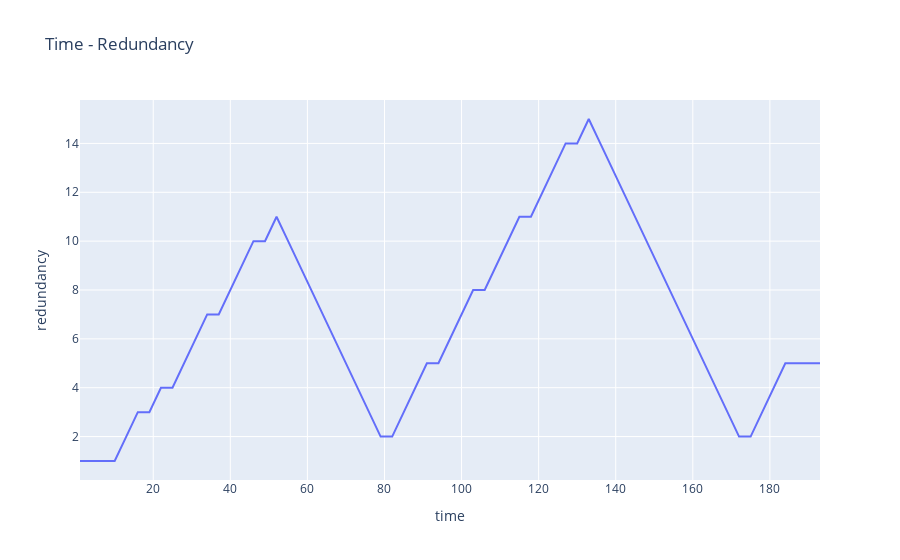

The code cell stored with this chart in its notebook:
### Code cell
fig = px.line(df.query("type=='send'"), x="time", y="redundancy", title='Time - Redundancy')
fig.show()

### Figure 1 — Plotly figure (JSON) as saved in the notebook; plotly's stock layout.template omitted (floating-point values rounded to 4 significant figures)
{"data": [{"hovertemplate": "time=%{x}<br>redundancy=%{y}<extra></extra>", "legendgroup": "", "line": {"color": "#636efa", "dash": "solid"}, "marker": {"symbol": "circle"}, "mode": "lines", "name": "", "orientation": "v", "showlegend": false, "type": "scatter", "x": [1, 4, 7, 10, 13, 16, 19, 22, 25, 28, 31, 34, 37, 40, 43, 46, 49, 52, 55, 58, 61, 64, 67, 70, 73, 76, 79, 82, 85, 88, 91, 94, 97, 100, 103, 106, 109, 112, 115, 118, 121, 124, 127, 130, 133, 136, 139, 142, 145, 148, 151, 154, 157, 160, 163, 166, 169, 172, 175, 178, 181, 184, 187, 190, 193], "xaxis": "x", "y": [1, 1, 1, 1, 2, 3, 3, 4, 4, 5, 6, 7, 7, 8, 9, 10, 10, 11, 10, 9, 8, 7, 6, 5, 4, 3, 2, 2, 3, 4, 5, 5, 6, 7, 8, 8, 9, 10, 11, 11, 12, 13, 14, 14, 15, 14, 13, 12, 11, 10, 9, 8, 7, 6, 5, 4, 3, 2, 2, 3, 4, 5, 5, 5, 5], "yaxis": "y"}], "layout": {"autosize": true, "legend": {"tracegroupgap": 0}, "title": {"text": "Time - Redundancy"}, "xaxis": {"anchor": "y", "autorange": true, "domain": [0, 1], "range": [1, 193], "title": {"text": "time"}, "type": "linear"}, "yaxis": {"anchor": "x", "autorange": true, "domain": [0, 1], "range": [0.2222, 15.78], "title": {"text": "redundancy"}, "type": "linear"}}}
